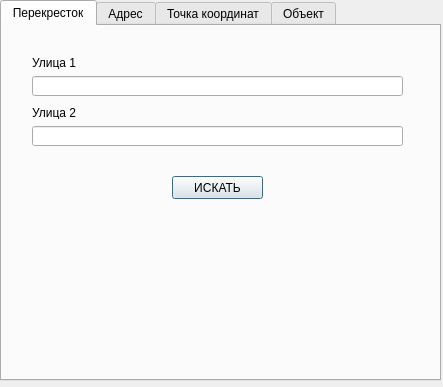
<?xml version="1.0" encoding="UTF-8"?>
<ui version="4.0">
 <class>searchObjectsDialog</class>
 <widget class="QDialog" name="searchObjectsDialog">
  <property name="geometry">
   <rect>
    <x>0</x>
    <y>0</y>
    <width>443</width>
    <height>387</height>
   </rect>
  </property>
  <property name="windowTitle">
   <string>Найти объекты...</string>
  </property>
  <widget class="QTabWidget" name="searchTypesTabWidget">
   <property name="geometry">
    <rect>
     <x>0</x>
     <y>0</y>
     <width>441</width>
     <height>381</height>
    </rect>
   </property>
   <property name="currentIndex">
    <number>0</number>
   </property>
   <widget class="QWidget" name="tab">
    <attribute name="title">
     <string>Перекресток</string>
    </attribute>
    <widget class="QLineEdit" name="street1Edit">
     <property name="geometry">
      <rect>
       <x>30</x>
       <y>50</y>
       <width>371</width>
       <height>20</height>
      </rect>
     </property>
     <property name="sizePolicy">
      <sizepolicy hsizetype="Expanding" vsizetype="Fixed">
       <horstretch>0</horstretch>
       <verstretch>3</verstretch>
      </sizepolicy>
     </property>
    </widget>
    <widget class="QLineEdit" name="street2Edit">
     <property name="geometry">
      <rect>
       <x>30</x>
       <y>100</y>
       <width>371</width>
       <height>20</height>
      </rect>
     </property>
    </widget>
    <widget class="QLabel" name="label">
     <property name="geometry">
      <rect>
       <x>30</x>
       <y>30</y>
       <width>47</width>
       <height>13</height>
      </rect>
     </property>
     <property name="text">
      <string>Улица 1</string>
     </property>
    </widget>
    <widget class="QLabel" name="label_2">
     <property name="geometry">
      <rect>
       <x>30</x>
       <y>80</y>
       <width>47</width>
       <height>13</height>
      </rect>
     </property>
     <property name="text">
      <string>Улица 2</string>
     </property>
    </widget>
    <widget class="QPushButton" name="search2StrButton">
     <property name="geometry">
      <rect>
       <x>170</x>
       <y>150</y>
       <width>91</width>
       <height>23</height>
      </rect>
     </property>
     <property name="text">
      <string>ИСКАТЬ</string>
     </property>
    </widget>
   </widget>
   <widget class="QWidget" name="tab_2">
    <attribute name="title">
     <string>Адрес</string>
    </attribute>
    <widget class="QLineEdit" name="streetAdrEdit">
     <property name="geometry">
      <rect>
       <x>30</x>
       <y>50</y>
       <width>371</width>
       <height>20</height>
      </rect>
     </property>
     <property name="sizePolicy">
      <sizepolicy hsizetype="Expanding" vsizetype="Fixed">
       <horstretch>0</horstretch>
       <verstretch>3</verstretch>
      </sizepolicy>
     </property>
    </widget>
    <widget class="QLabel" name="label_3">
     <property name="geometry">
      <rect>
       <x>30</x>
       <y>30</y>
       <width>47</width>
       <height>13</height>
      </rect>
     </property>
     <property name="text">
      <string>&lt;html&gt;&lt;head/&gt;&lt;body&gt;&lt;p&gt;Улица&lt;/p&gt;&lt;/body&gt;&lt;/html&gt;</string>
     </property>
    </widget>
    <widget class="QSpinBox" name="houseNumAdrSBox">
     <property name="geometry">
      <rect>
       <x>30</x>
       <y>100</y>
       <width>371</width>
       <height>22</height>
      </rect>
     </property>
    </widget>
    <widget class="QLabel" name="label_4">
     <property name="geometry">
      <rect>
       <x>30</x>
       <y>80</y>
       <width>47</width>
       <height>13</height>
      </rect>
     </property>
     <property name="text">
      <string>TextLabel</string>
     </property>
    </widget>
    <widget class="QPushButton" name="searchAdrButton">
     <property name="geometry">
      <rect>
       <x>170</x>
       <y>150</y>
       <width>91</width>
       <height>23</height>
      </rect>
     </property>
     <property name="text">
      <string>ИСКАТЬ</string>
     </property>
    </widget>
   </widget>
   <widget class="QWidget" name="tab_3">
    <attribute name="title">
     <string>Точка координат</string>
    </attribute>
    <widget class="QDoubleSpinBox" name="coord1DSpBox">
     <property name="geometry">
      <rect>
       <x>30</x>
       <y>50</y>
       <width>371</width>
       <height>22</height>
      </rect>
     </property>
    </widget>
    <widget class="QDoubleSpinBox" name="coord2DSpBox">
     <property name="geometry">
      <rect>
       <x>30</x>
       <y>100</y>
       <width>371</width>
       <height>22</height>
      </rect>
     </property>
    </widget>
    <widget class="QLabel" name="label_6">
     <property name="geometry">
      <rect>
       <x>30</x>
       <y>30</y>
       <width>47</width>
       <height>13</height>
      </rect>
     </property>
     <property name="text">
      <string>Широта</string>
     </property>
    </widget>
    <widget class="QLabel" name="label_7">
     <property name="geometry">
      <rect>
       <x>30</x>
       <y>80</y>
       <width>47</width>
       <height>13</height>
      </rect>
     </property>
     <property name="text">
      <string>Долгота </string>
     </property>
    </widget>
    <widget class="QPushButton" name="searchCoordButton">
     <property name="geometry">
      <rect>
       <x>170</x>
       <y>150</y>
       <width>91</width>
       <height>23</height>
      </rect>
     </property>
     <property name="text">
      <string>ИСКАТЬ</string>
     </property>
    </widget>
   </widget>
   <widget class="QWidget" name="tab_4">
    <attribute name="title">
     <string>Объект</string>
    </attribute>
    <widget class="QLabel" name="label_5">
     <property name="geometry">
      <rect>
       <x>170</x>
       <y>70</y>
       <width>91</width>
       <height>20</height>
      </rect>
     </property>
     <property name="text">
      <string>В  разработке. . .</string>
     </property>
    </widget>
   </widget>
  </widget>
 </widget>
 <resources/>
 <connections/>
</ui>
